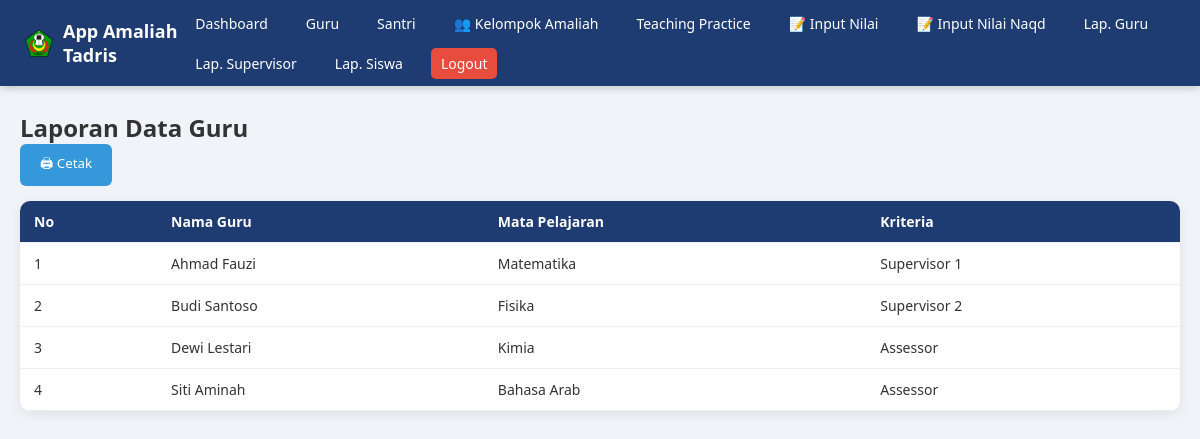
The app's page /laporan_guru.php (signed in) with its own data.
### tables this page shows
CREATE TABLE `guru` (
  `id`             INT(11)      NOT NULL AUTO_INCREMENT,
  `nama_guru`      VARCHAR(100) NOT NULL,
  `mata_pelajaran` VARCHAR(100) NOT NULL,
  `kriteria`       ENUM('Supervisor 1','Supervisor 2','Assessor')
                   NOT NULL DEFAULT 'Assessor',
  `created_at`     TIMESTAMP    DEFAULT CURRENT_TIMESTAMP,
  `updated_at`     TIMESTAMP    DEFAULT CURRENT_TIMESTAMP ON UPDATE CURRENT_TIMESTAMP,
  PRIMARY KEY (`id`),
  KEY `idx_nama_guru` (`nama_guru`),
  KEY `idx_kriteria`  (`kriteria`)
);

### laporan_guru.php (the view, shortened to what this page needs)
<?php
require 'config/database.php';
$data = $conn->query("SELECT * FROM guru ORDER BY kriteria, nama_guru");
?>
<!DOCTYPE html>
<html>
<head>
<link rel="stylesheet" href="assets/css/style.css">
</head>
<body>
<?php include 'partials/navbar.php'; ?>
<div class="container">
<h2>Laporan Data Guru</h2>
<button onclick="window.print()" class="btn-print">🖨 Cetak</button>
<table>
<tr><th>No</th><th>Nama Guru</th><th>Mata Pelajaran</th><th>Kriteria</th></tr>
<?php if ($data->num_rows > 0): ?>
    <?php $i=1; while($g=$data->fetch_assoc()): ?>
    <tr>
        <td><?=$i++?></td>
        <td><?=htmlspecialchars($g['nama_guru'])?></td>
        <td><?=htmlspecialchars($g['mata_pelajaran'])?></td>
        <td><?=htmlspecialchars($g['kriteria'])?></td>
    </tr>
    <?php endwhile; ?>
<?php else: ?>
    <tr><td colspan="4" style="text-align:center;">Belum ada data guru.</td></tr>
<?php endif; ?>
</table>
</div>
</body>
</html>

### assets/css/style.css (style rules this page uses)
* { margin:0; padding:0; box-sizing:border-box; font-family:'Segoe UI',sans-serif; }
body { background:#f0f4f8; color:#333; }
.container { max-width:1200px; margin:25px auto; padding:0 20px; }
table { width:100%; background:#fff; border-collapse:collapse; border-radius:10px; overflow:hidden; box-shadow:0 3px 12px rgba(0,0,0,.08); }
th, td { padding:11px 14px; text-align:left; border-bottom:1px solid #eee; font-size:14px; }
th { background:#1e3c72; color:#fff; font-weight:600; }
.btn-print { background:#3498db; color:#fff; border:none; padding:10px 20px; border-radius:6px; cursor:pointer; margin-bottom:15px; }

### records on screen
guru: nama_guru "Ahmad Fauzi", mata_pelajaran "Matematika", kriteria "Supervisor 1"
guru: nama_guru "Budi Santoso", mata_pelajaran "Fisika", kriteria "Supervisor 2"
guru: nama_guru "Dewi Lestari", mata_pelajaran "Kimia", kriteria "Assessor"
guru: nama_guru "Siti Aminah", mata_pelajaran "Bahasa Arab", kriteria "Assessor"
